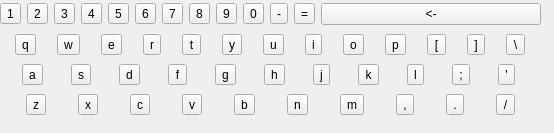
<?xml version="1.0" encoding="UTF-8"?>
<ui version="4.0">
 <class>MyKeyBoard</class>
 <widget class="QWidget" name="MyKeyBoard">
  <property name="geometry">
   <rect>
    <x>0</x>
    <y>0</y>
    <width>554</width>
    <height>133</height>
   </rect>
  </property>
  <property name="windowTitle">
   <string>Form</string>
  </property>
  <widget class="QWidget" name="layoutWidget">
   <property name="geometry">
    <rect>
     <x>0</x>
     <y>0</y>
     <width>541</width>
     <height>119</height>
    </rect>
   </property>
   <layout class="QVBoxLayout" name="verticalLayout">
    <item>
     <layout class="QHBoxLayout" name="horizontalLayout_2">
      <item>
       <widget class="Keygood" name="toolButton_5">
        <property name="text">
         <string>1</string>
        </property>
       </widget>
      </item>
      <item>
       <widget class="Keygood" name="toolButton_6">
        <property name="text">
         <string>2</string>
        </property>
       </widget>
      </item>
      <item>
       <widget class="Keygood" name="toolButton_7">
        <property name="text">
         <string>3</string>
        </property>
       </widget>
      </item>
      <item>
       <widget class="Keygood" name="toolButton_8">
        <property name="text">
         <string>4</string>
        </property>
       </widget>
      </item>
      <item>
       <widget class="Keygood" name="toolButton_9">
        <property name="text">
         <string>5</string>
        </property>
       </widget>
      </item>
      <item>
       <widget class="Keygood" name="toolButton_10">
        <property name="text">
         <string>6</string>
        </property>
       </widget>
      </item>
      <item>
       <widget class="Keygood" name="toolButton_11">
        <property name="text">
         <string>7</string>
        </property>
       </widget>
      </item>
      <item>
       <widget class="Keygood" name="toolButton_12">
        <property name="text">
         <string>8</string>
        </property>
       </widget>
      </item>
      <item>
       <widget class="Keygood" name="toolButton_13">
        <property name="text">
         <string>9</string>
        </property>
       </widget>
      </item>
      <item>
       <widget class="Keygood" name="toolButton_14">
        <property name="text">
         <string>0</string>
        </property>
       </widget>
      </item>
      <item>
       <widget class="Keygood" name="toolButton_45">
        <property name="text">
         <string>-</string>
        </property>
       </widget>
      </item>
      <item>
       <widget class="Keygood" name="toolButton_46">
        <property name="text">
         <string>=</string>
        </property>
       </widget>
      </item>
      <item>
       <widget class="QPushButton" name="clear_button">
        <property name="focusPolicy">
         <enum>Qt::NoFocus</enum>
        </property>
        <property name="text">
         <string>&lt;-</string>
        </property>
       </widget>
      </item>
     </layout>
    </item>
    <item>
     <layout class="QHBoxLayout" name="horizontalLayout">
      <item>
       <widget class="Keygood" name="toolButton">
        <property name="text">
         <string>q</string>
        </property>
       </widget>
      </item>
      <item>
       <widget class="Keygood" name="toolButton_2">
        <property name="text">
         <string>w</string>
        </property>
       </widget>
      </item>
      <item>
       <widget class="Keygood" name="toolButton_3">
        <property name="text">
         <string>e</string>
        </property>
       </widget>
      </item>
      <item>
       <widget class="Keygood" name="toolButton_4">
        <property name="text">
         <string>r</string>
        </property>
       </widget>
      </item>
      <item>
       <widget class="Keygood" name="toolButton_15">
        <property name="text">
         <string>t</string>
        </property>
       </widget>
      </item>
      <item>
       <widget class="Keygood" name="toolButton_16">
        <property name="text">
         <string>y</string>
        </property>
       </widget>
      </item>
      <item>
       <widget class="Keygood" name="toolButton_17">
        <property name="text">
         <string>u</string>
        </property>
       </widget>
      </item>
      <item>
       <widget class="Keygood" name="toolButton_18">
        <property name="text">
         <string>i</string>
        </property>
       </widget>
      </item>
      <item>
       <widget class="Keygood" name="toolButton_19">
        <property name="text">
         <string>o</string>
        </property>
       </widget>
      </item>
      <item>
       <widget class="Keygood" name="toolButton_20">
        <property name="text">
         <string>p</string>
        </property>
       </widget>
      </item>
      <item>
       <widget class="Keygood" name="toolButton_42">
        <property name="text">
         <string>[</string>
        </property>
       </widget>
      </item>
      <item>
       <widget class="Keygood" name="toolButton_43">
        <property name="text">
         <string>]</string>
        </property>
       </widget>
      </item>
      <item>
       <widget class="Keygood" name="toolButton_44">
        <property name="text">
         <string>\</string>
        </property>
       </widget>
      </item>
     </layout>
    </item>
    <item>
     <layout class="QHBoxLayout" name="horizontalLayout_3">
      <item>
       <widget class="Keygood" name="toolButton_21">
        <property name="text">
         <string>a</string>
        </property>
       </widget>
      </item>
      <item>
       <widget class="Keygood" name="toolButton_22">
        <property name="text">
         <string>s</string>
        </property>
       </widget>
      </item>
      <item>
       <widget class="Keygood" name="toolButton_23">
        <property name="text">
         <string>d</string>
        </property>
       </widget>
      </item>
      <item>
       <widget class="Keygood" name="toolButton_24">
        <property name="text">
         <string>f</string>
        </property>
       </widget>
      </item>
      <item>
       <widget class="Keygood" name="toolButton_25">
        <property name="text">
         <string>g</string>
        </property>
       </widget>
      </item>
      <item>
       <widget class="Keygood" name="toolButton_26">
        <property name="text">
         <string>h</string>
        </property>
       </widget>
      </item>
      <item>
       <widget class="Keygood" name="toolButton_27">
        <property name="text">
         <string>j</string>
        </property>
       </widget>
      </item>
      <item>
       <widget class="Keygood" name="toolButton_28">
        <property name="text">
         <string>k</string>
        </property>
       </widget>
      </item>
      <item>
       <widget class="Keygood" name="toolButton_29">
        <property name="text">
         <string>l</string>
        </property>
       </widget>
      </item>
      <item>
       <widget class="Keygood" name="toolButton_30">
        <property name="text">
         <string>;</string>
        </property>
       </widget>
      </item>
      <item>
       <widget class="Keygood" name="toolButton_41">
        <property name="text">
         <string>'</string>
        </property>
       </widget>
      </item>
     </layout>
    </item>
    <item>
     <layout class="QHBoxLayout" name="horizontalLayout_4">
      <item>
       <widget class="Keygood" name="toolButton_31">
        <property name="text">
         <string>z</string>
        </property>
       </widget>
      </item>
      <item>
       <widget class="Keygood" name="toolButton_32">
        <property name="text">
         <string>x</string>
        </property>
       </widget>
      </item>
      <item>
       <widget class="Keygood" name="toolButton_33">
        <property name="text">
         <string>c</string>
        </property>
       </widget>
      </item>
      <item>
       <widget class="Keygood" name="toolButton_34">
        <property name="text">
         <string>v</string>
        </property>
       </widget>
      </item>
      <item>
       <widget class="Keygood" name="toolButton_35">
        <property name="text">
         <string>b</string>
        </property>
       </widget>
      </item>
      <item>
       <widget class="Keygood" name="toolButton_36">
        <property name="text">
         <string>n</string>
        </property>
       </widget>
      </item>
      <item>
       <widget class="Keygood" name="toolButton_37">
        <property name="text">
         <string>m</string>
        </property>
       </widget>
      </item>
      <item>
       <widget class="Keygood" name="toolButton_38">
        <property name="text">
         <string>,</string>
        </property>
       </widget>
      </item>
      <item>
       <widget class="Keygood" name="toolButton_39">
        <property name="text">
         <string>.</string>
        </property>
       </widget>
      </item>
      <item>
       <widget class="Keygood" name="toolButton_40">
        <property name="text">
         <string>/</string>
        </property>
       </widget>
      </item>
     </layout>
    </item>
   </layout>
  </widget>
 </widget>
 <customwidgets>
  <customwidget>
   <class>Keygood</class>
   <extends>QToolButton</extends>
   <header location="global">keygood.h</header>
  </customwidget>
 </customwidgets>
 <resources/>
 <connections/>
</ui>
